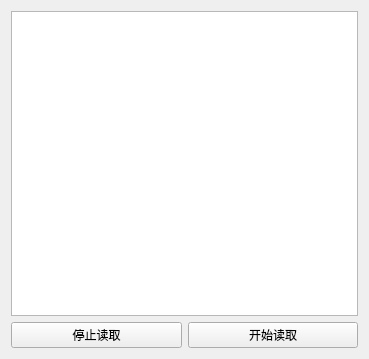
<?xml version="1.0" encoding="UTF-8"?>
<ui version="4.0">
 <class>ReadingWidget</class>
 <widget class="QWidget" name="ReadingWidget">
  <property name="geometry">
   <rect>
    <x>0</x>
    <y>0</y>
    <width>369</width>
    <height>359</height>
   </rect>
  </property>
  <property name="windowTitle">
   <string>ReadingWidget</string>
  </property>
  <layout class="QGridLayout" name="gridLayout">
   <item row="0" column="0" colspan="2">
    <widget class="QTextEdit" name="textEdit"/>
   </item>
   <item row="1" column="0">
    <widget class="QPushButton" name="stopButton">
     <property name="text">
      <string>停止读取</string>
     </property>
    </widget>
   </item>
   <item row="1" column="1">
    <widget class="QPushButton" name="startButton">
     <property name="text">
      <string>开始读取</string>
     </property>
    </widget>
   </item>
  </layout>
 </widget>
 <layoutdefault spacing="6" margin="11"/>
 <resources/>
 <connections/>
</ui>
